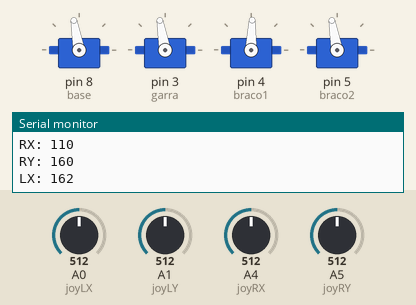
A sketch run on a simulated Arduino Uno, built with avr-gcc and run on an emulated ATmega328P. On the bench: 4 × servo, the last lines printed to the serial monitor. The inputs (shaded band) are chosen by the test bench; at power-on: A4 (joyRX) = 512, A0 (joyLX) = 512, A5 (joyRY) = 512, A1 (joyLY) = 512.

Above: at 3.4 s.
3.5 s: A4 (joyRX) set to 491
At 3.7 s:
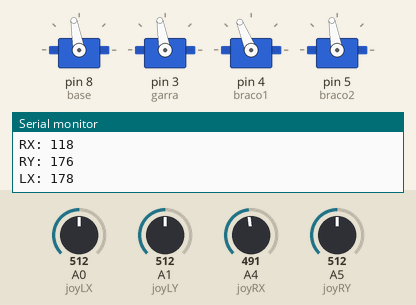
5.6 s: A0 (joyLX) set to 490
At 8.0 s:
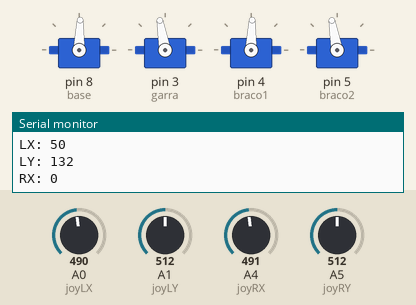
8.6 s: A5 (joyRY) set to 377
11.6 s: A5 (joyRY) set to 363
At 14.3 s:
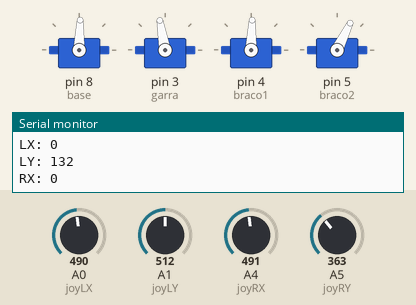
14.6 s: A4 (joyRX) set to 992
At 14.8 s:
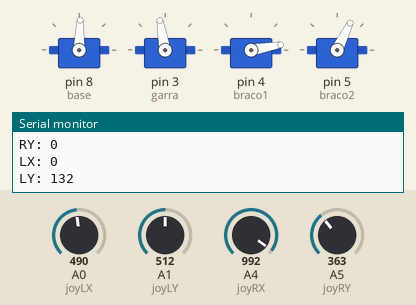
17.6 s: A1 (joyLY) set to 306
Timing chart, 0 to 20.6 s (numbered marks = the images above; inputs shaded):
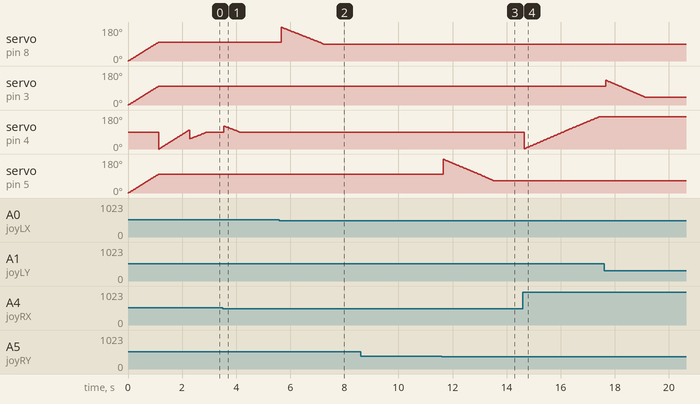

Measured:
- the behaviour switches between 506 and 505 on A4 (joyRX) (found by bisection; images 0 and 1)
- the behaviour switches between 506 and 505 on A0 (joyLX) (found by bisection; images 1 and 2)
- the behaviour switches between 370 and 369 on A5 (joyRY) (found by bisection; images 2 and 3)

The sketch:

Brraco_com_Joystick.ino
```cpp
#include <Servo.h>

#define base 8 // Porta Digital 8
#define garra 3 // Porta Digital 3
#define braco1 4 // Porta Digital 4
#define braco2 5 // Porta Digital 5
#define joyLX A0
#define joyLY A1
#define joyRX A4
#define joyRY A5

Servo Base, Garra, Braco1, Braco2;

const int movimentos_iniciais [4] = {100, 100, 50, 100}; // Set de posições iniciais dos servos na sequência: BASE, GARRA, BRACO1, BRACO2
bool inicio = true; // Booleana usada uma única vez para verificar se o Arduíno recebeu algum comando e para suavizar o primeiro comando do Braço
int mov = 89, mov2 = 65, mov3 = 89, mov4 = 65, c; // Variaveis de cada servo. Sequência: BASE(mov), GARRA(mov1), BRACO1(mov3), BRACO2(mov4)

int LX,
    LY,
    RX,
    RY,
    LButton,
    velocidade = 2,
    tempo = 15;

void setup() {
  Serial.begin(9600);
  pinMode(base, OUTPUT);
  pinMode(garra, OUTPUT);
  pinMode(braco1, OUTPUT);
  pinMode(braco2, OUTPUT);
  pinMode(joyLX, INPUT);
  pinMode(joyLY, INPUT);
  pinMode(joyRX, INPUT);
  pinMode(joyRY, INPUT);

  Base.attach(8);
  Garra.attach(3);
  Braco1.attach(4);
  Braco2.attach(5);

  LX = map(analogRead(joyLX), 0, 1023, 0, 180);
  LY = map(analogRead(joyLY), 0, 1023, 0, 132);
  RX = map(analogRead(joyRX), 0, 1023, 0, 180);
  RY = map(analogRead(joyRY), 0, 1023, 0, 180);

  // Inicializa as posições primárias com delay
  for (c = 0; c <= movimentos_iniciais[0]; c ++) {
    Base.write(c);
    Garra.write(c);
    Braco2.write(c);
    delay(tempo * 0.75);
  }
  for (c = 0; c <= movimentos_iniciais[3]; c ++) {
    Braco1.write(c);
    delay(tempo * 0.75);
  }
  // FIM

  if (inicio != false) { // Booleana para verificar se houve um primeiro movimento
    mov = movimentos_iniciais[0];
    mov2 = movimentos_iniciais[1];
    mov3 = movimentos_iniciais[2];
    mov4 = movimentos_iniciais[3];
  }
}

void loop() {

  LX = map(analogRead(joyLX), 0, 1023, 0, 180);
  LY = map(analogRead(joyLY), 0, 1023, 0, 132);
  RX = map(analogRead(joyRX), 0, 1023, 0, 180);
  RY = map(analogRead(joyRY), 0, 1023, 0, 180);

  if (LX != 89 && LY != 65 && RX != 89 && RY != 65) {
    inicio = false; // Seta como False para que a condicional anterior não se repita
  }

  Serial.print("LX: ");
  Serial.println(mov);
  Serial.print("LY: ");
  Serial.println(mov2);
  Serial.print("RX: ");
  Serial.println(mov3);
  Serial.print("RY: ");
  Serial.println(mov4);


  if (LX < 89) {
    mov -= velocidade;
    if (mov < 0) {
      mov = 0;
    }
    if (LX < mov) {
      Base.write(mov);
      delay(tempo);
    }
  }

  if (LX > 89) {
    mov += velocidade;
    if (mov > 180) {
      mov = 180;
    }
    if (LX > mov) {
      Base.write(mov);
      delay(tempo);
    }
  }

  // GARRA
  if (LY < 65) {
    mov2 -= velocidade;
    if (mov2 < 0) {
      mov2 = 0;
    }
    if (LY < mov2) {
      Garra.write(mov2);
      delay(tempo);
    }
  }

  if (LY > 65) {
    mov2 += velocidade;
    if (mov2 > 132) {
      mov2 = 132;
    }
    if (LY > mov2) {
      Garra.write(mov2);
      delay(tempo);
    }
  }
  // BRACO 1
  if (RX < 89) {
    mov3 -= velocidade;
    if (mov3 < 0) {
      mov3 = 0;
    }
    if (RX < mov3) {
      Braco1.write(mov3);
      delay(tempo);
    }
  }

  if (RX > 89) {
    mov3 += velocidade;
    if (mov3 > 180) {
      mov3 = 180;
    }
    if (RX > mov3) {
      Braco1.write(mov3);
      delay(tempo);
    }
  }

  //BRACO 2
  if (RY < 65) {
    mov4 -= velocidade;
    if (mov4 < 0) {
      mov4 = 0;
    }
    if (RY < mov4) {
      Braco2.write(mov4);
      delay(tempo);
    }
  }

  if (RY > 65) {
    mov4 += velocidade;
    if (mov4 > 180) {
      mov4 = 180;
    }
    if (RY > mov4) {
      Braco2.write(mov4);
      delay(tempo);
    }
  }
}
```
